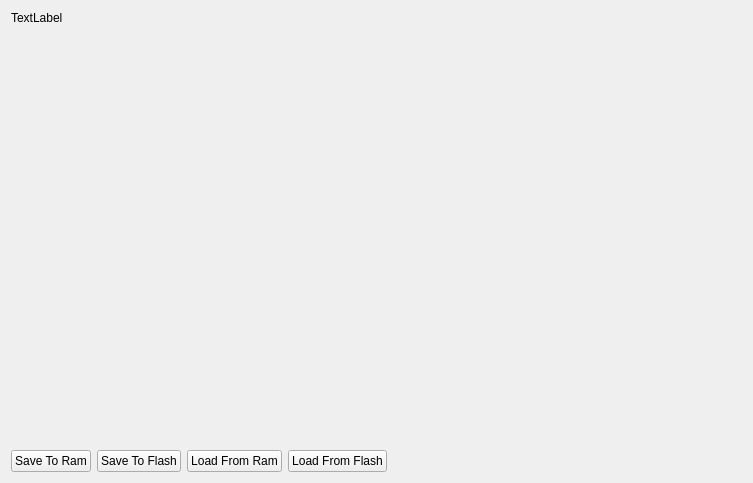
<?xml version="1.0" encoding="UTF-8"?>
<ui version="4.0">
 <class>RawDataView</class>
 <widget class="QWidget" name="RawDataView">
  <property name="geometry">
   <rect>
    <x>0</x>
    <y>0</y>
    <width>753</width>
    <height>483</height>
   </rect>
  </property>
  <property name="windowTitle">
   <string>Form</string>
  </property>
  <layout class="QVBoxLayout" name="verticalLayout_2">
   <item>
    <layout class="QVBoxLayout" name="verticalLayout" stretch="0,1,0">
     <item>
      <widget class="QLabel" name="locationIdLabel">
       <property name="text">
        <string>TextLabel</string>
       </property>
      </widget>
     </item>
     <item>
      <widget class="QHexEdit" name="hexEditor" native="true"/>
     </item>
     <item>
      <layout class="QHBoxLayout" name="horizontalLayout">
       <item>
        <widget class="QPushButton" name="saveRamPushButton">
         <property name="text">
          <string>Save To Ram</string>
         </property>
        </widget>
       </item>
       <item>
        <widget class="QPushButton" name="saveFlashPushButton">
         <property name="text">
          <string>Save To Flash</string>
         </property>
        </widget>
       </item>
       <item>
        <widget class="QPushButton" name="loadRamPushButton">
         <property name="text">
          <string>Load From Ram</string>
         </property>
        </widget>
       </item>
       <item>
        <widget class="QPushButton" name="loadFlashPushButton">
         <property name="text">
          <string>Load From Flash</string>
         </property>
        </widget>
       </item>
       <item>
        <spacer name="horizontalSpacer">
         <property name="orientation">
          <enum>Qt::Horizontal</enum>
         </property>
         <property name="sizeHint" stdset="0">
          <size>
           <width>40</width>
           <height>20</height>
          </size>
         </property>
        </spacer>
       </item>
      </layout>
     </item>
    </layout>
   </item>
  </layout>
 </widget>
 <customwidgets>
  <customwidget>
   <class>QHexEdit</class>
   <extends>QWidget</extends>
   <header>qhexedit.h</header>
   <container>1</container>
  </customwidget>
 </customwidgets>
 <resources/>
 <connections/>
</ui>
